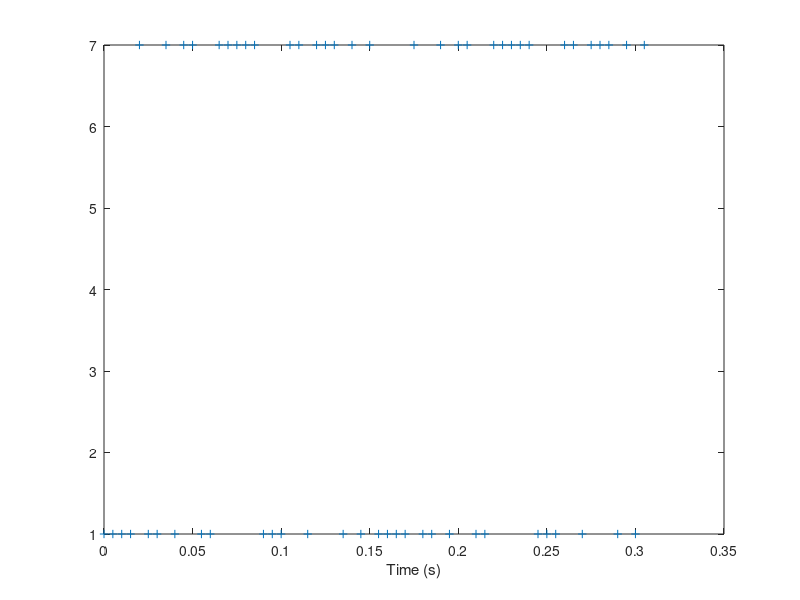

Here is the MATLAB script that generated this plot: (Note: this script raises an error after producing the figure.)
clear all

n = 5;

T = 0.005;

umin = 1;

umax = 7;

L = 2;   % Anzahl an Perioden

N = 2^n-1;

To = (2^n-1)*T;  % Periode

Tf = L*To;  % Dauer des Experiments
switch n
    case 3
        m = [2 3];
    case 4
        m = [3 4];
    case 5
        m = [3 5];
    case 6
        m = [5 6];
    case 7
        m = [6 7];
    case 8
        m = [4 5 6 8];
    case 9
        m = [5 9];
    case 10
        m = [7 10];
    case 11
        m = [9 11];
end
register = zeros(1,n);
register(n) = 1;
for iterK = 1:L*N
     register
     neuBitWert = mod(sum(register(m)),2);
     register(2:end) = register(1:end-1);
     register(1) = neuBitWert;
%     register shiften
      if register(n)
         u(iterK) = umax;
      else          
         u(iterK) = umin;
      end
end

tk = linspace(0,Tf-T,N*L);

figure(1)
plot(tk,u,'+');
xlabel('Time (s)');

FFTSpektrum(u-mean(u),T, 1, 2)

% Spektrum